Frame 1 (no input): blank canvas, image omitted
Frame 60 (no input): blank canvas, image omitted
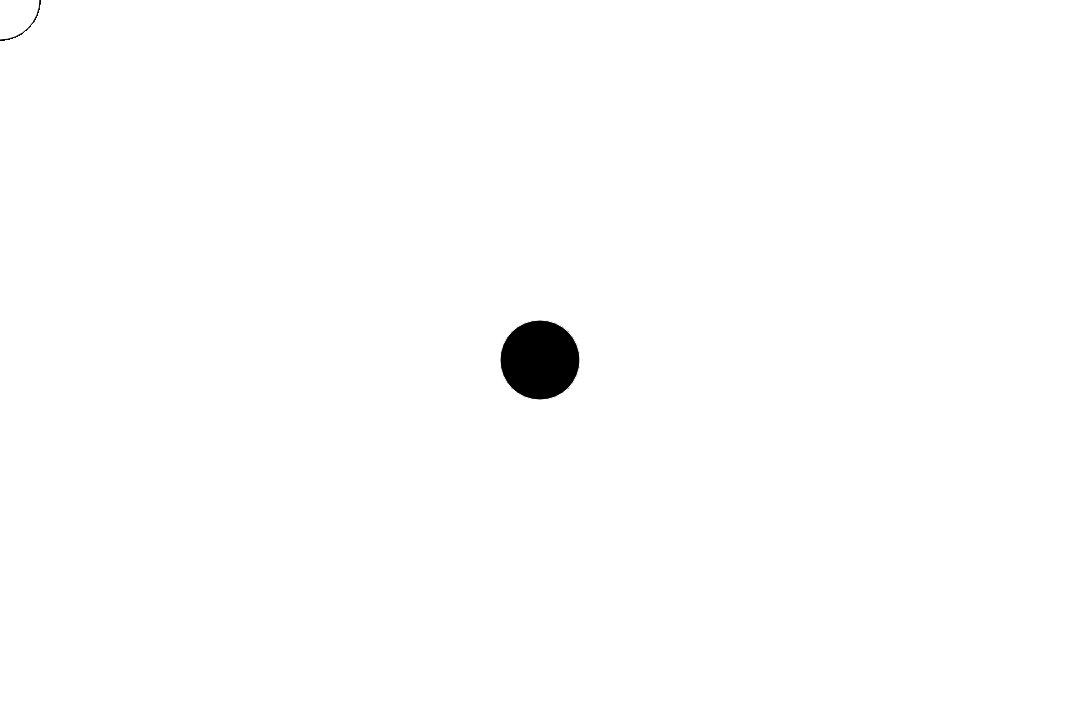
Frame 120 (the mouse pressed at the canvas centre since frame 60)

The p5.js sketch whose frames 1 and 60 were blank and that drew this single picture after the mouse press (run headless with seeded random() and noise() and a simulated clock; from frame 60 on, the mouse is pressed at the canvas centre):

// p5.js sketch
// ── sketch.js
function setup() {
    createCanvas(1080, 720);
}

function draw() {
    if (mouseIsPressed) {
        fill(0);
        stroke(255);
    } else {
        fill(255);
        stroke(0);
    }
    ellipse(mouseX, mouseY, 80, 80);
}
